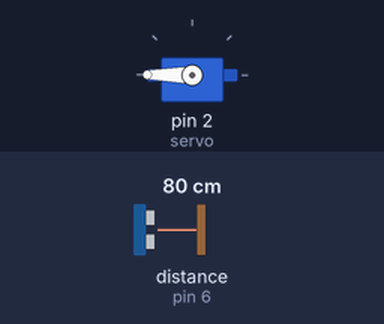
This sketch was run on a simulated Arduino Uno, built with avr-gcc and run on an emulated ATmega328P. On the bench: servo. Wiring (inferred from the names in the program): ultrasonic range finder: trigger pin 7; echo pin 6. Inputs (shaded band) come from the test bench; at power-on: distance to the obstacle (sensor on pin 6) 80 cm. The echo pulse lasts 58.3 µs per cm; what the sketch prints to the serial monitor is not drawn.

Above: at 1.3 s.
1.4 s: distance to the obstacle (sensor on pin 6) set to 12 cm
3.2 s: distance to the obstacle (sensor on pin 6) set to 9 cm
At 4.3 s:
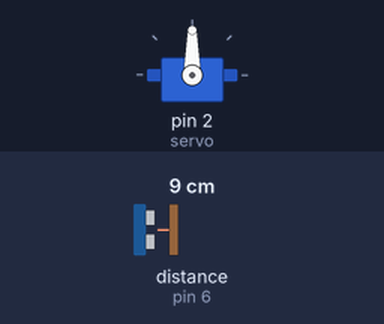
5.5 s: distance to the obstacle (sensor on pin 6) set to 18 cm
At 7.2 s:
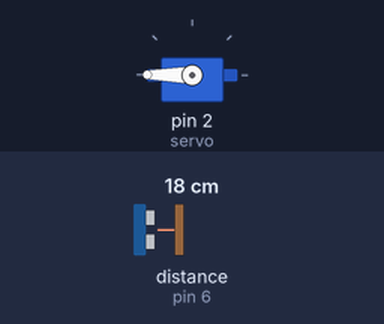
7.5 s: distance to the obstacle (sensor on pin 6) set to 2 cm
At 9.0 s:
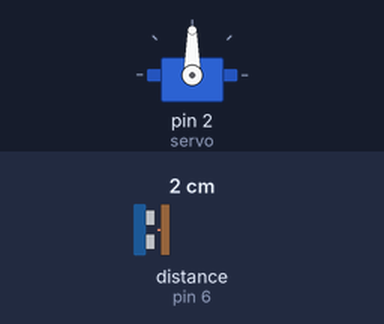
Timing chart, 0 to 10.5 s (numbered marks = the images above; inputs shaded):
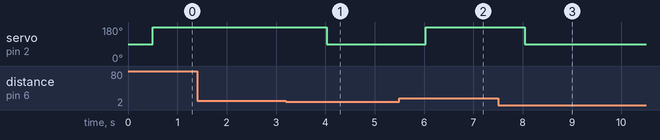

Measured:
- the behaviour switches between 11 and 10 cm on distance to the obstacle (sensor on pin 6) (found by bisection; images 0 and 1)
- after the input at 1.4 s, every drawn part: stays the same
- after the input at 3.2 s, servo on pin 2 (servo): 180° → 90° after 0.82 s
- after the input at 5.5 s, servo on pin 2 (servo): 90° → 180° after 0.53 s
- after the input at 7.5 s, servo on pin 2 (servo): 180° → 90° after 0.54 s

The sketch:

sketch_door.ino
```cpp
#include<Servo.h>

Servo servo;

#define trig 7
#define echo 6
int angle = 0;


void setup() {
  servo.attach(2);
  Serial.begin(9600);
  pinMode(trig, OUTPUT);
  pinMode(echo, INPUT);
}

void loop(){
  long duration, distance;

  digitalWrite(trig, LOW);
  digitalWrite(echo, LOW);
  delayMicroseconds(2);
  digitalWrite(trig, HIGH);
  delayMicroseconds(10);
  digitalWrite(trig, LOW);

  duration = pulseIn(echo, HIGH);
  distance = ((float)(340 * duration) / 10000) / 2;

  Serial.print("거리 : ");
  Serial.print(distance);
  Serial.println("cm");

  if(distance < 10) {
    angle = 90;
    Serial.println("문이 열렸습니다.");
    delay(500);
  }
  else {
    angle = 180;
    delay(500);
  }
  servo.write(angle);
}
```
